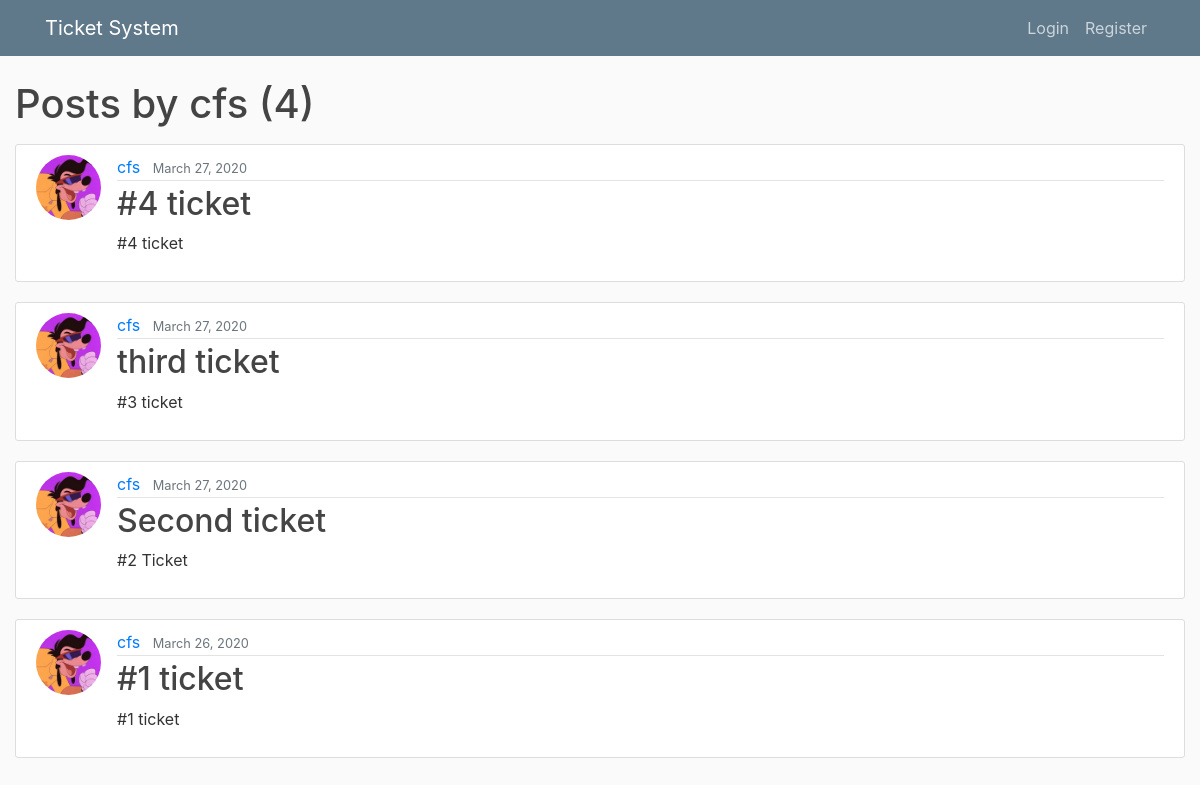
Page /user/cfs on the earlier database version.
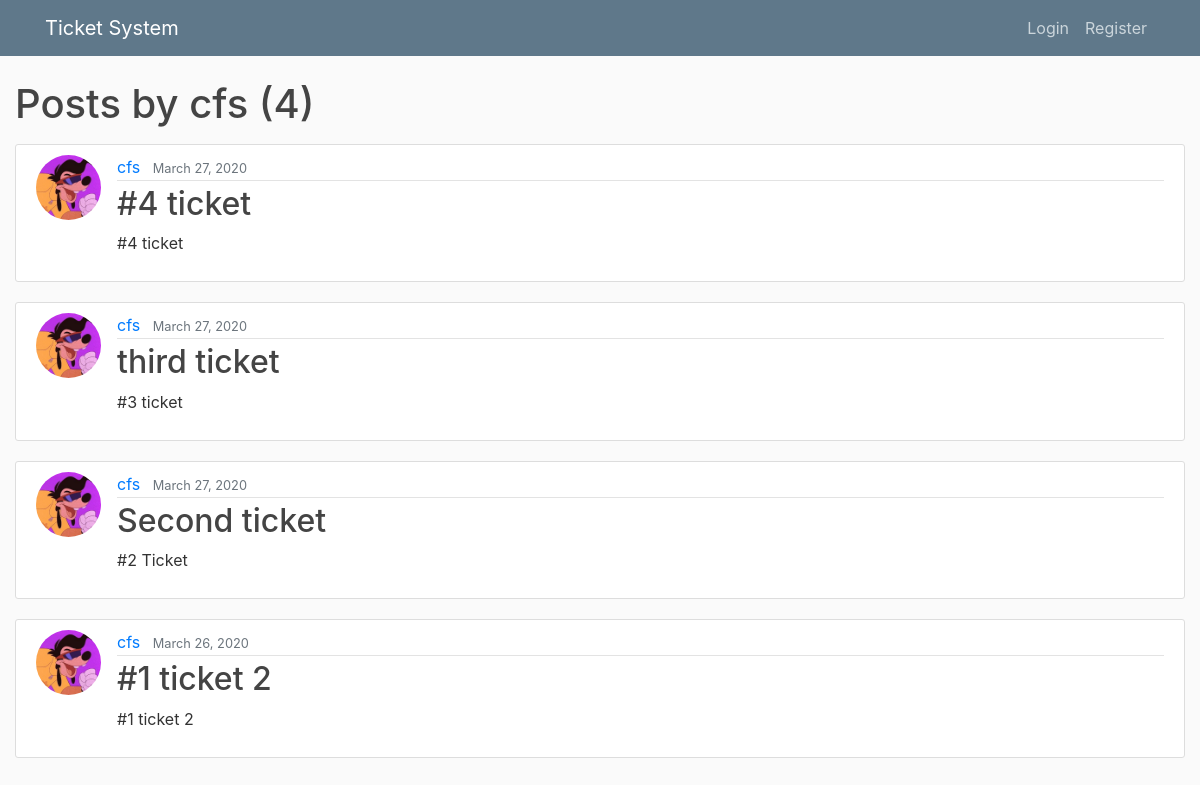
Same page on the later database version.
### blog/models.py (models this page shows, shortened)
class Post(models.Model):
    title = models.CharField(max_length=100)
    content = models.TextField()
    date_posted = models.DateTimeField(default=timezone.now)
    author = models.ForeignKey(User, on_delete=models.CASCADE)

### users/models.py (models this page shows, shortened)
class Profile(models.Model):
    user = models.OneToOneField(User, on_delete=models.CASCADE) # Deletes the profile if user is deleted
    image = models.ImageField(default='default.jpg', upload_to='profile_pics')

### blog/views.py (the view)
# urls.py: path('user/<str:username>', UserPostListView.as_view(), name='user-posts'),
class UserPostListView(ListView):
    model = Post
    template_name = 'blog/user_posts.html' # <app>/<model>_<viewtype>.html
    context_object_name = 'posts'
    paginate_by = 5 # makes it 5 posts per page
    def get_queryset(self):
        user = get_object_or_404(User, username=self.kwargs.get('username'))
        return Post.objects.filter(author=user).order_by('-date_posted')

### blog/templates/blog/user_posts.html (shortened to what this page needs)
{% extends "blog/base.html" %}
{% block content %}
    <h1 class="mb-3">Posts by {{ view.kwargs.username }} ({{ page_obj.paginator.count }})</h1>
  {% for post in posts %}
    <article class="media content-section">
      <img class="rounded-circle article-img" src="{{ post.author.profile.image.url }}">
      <div class="media-body">
        <div class="article-metadata">
          <a class="mr-2" href="{% url 'user-posts' post.author.username %}">{{ post.author }}</a>
          <small class="text-muted">{{ post.date_posted|date:"F d, Y" }}</small>
        </div>
        <h2><a class="article-title" href="{% url 'post-detail' post.id %}">{{ post.title }}</a></h2>
        <p class="article-content">{{ post.content }}</p>
      </div>
    </article>
  {% endfor %}
{% endblock content %}

Differences in the rows shown:
changed Post: title "#1 ticket" → "#1 ticket 2"; content "#1 ticket" → "#1 ticket 2"
